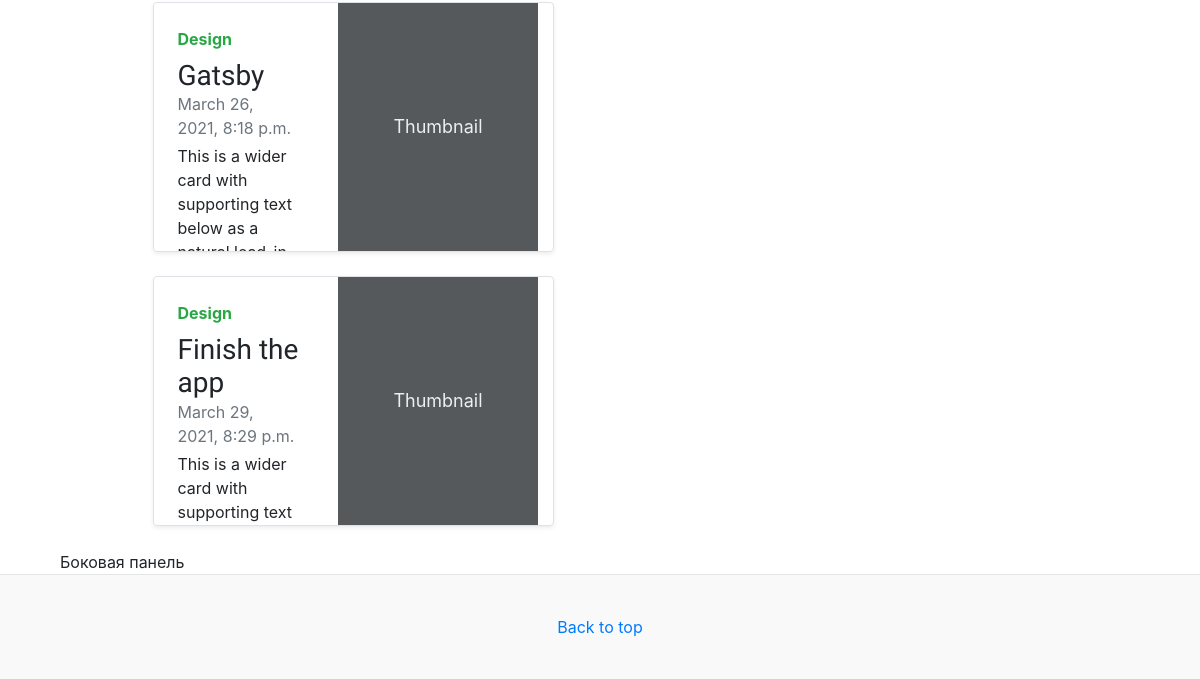
The app's page / (lower part), older data.
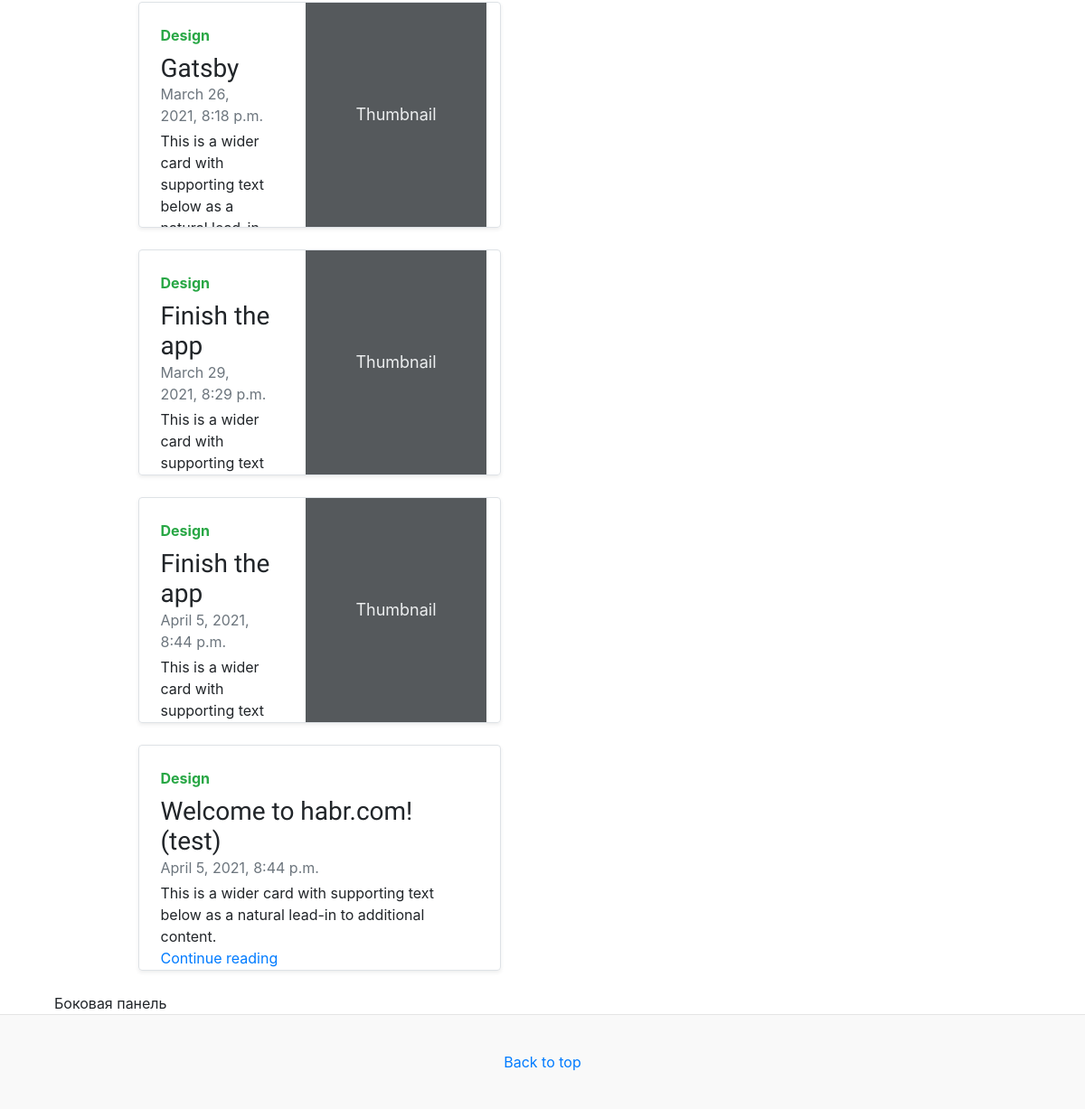
The same page, newer data.
### core/models.py (models this page shows, shortened)
class Article(models.Model):
    title = models.CharField(max_length = 255)
    text = models.TextField()
    author = models.ForeignKey(
        to = "Author",
        on_delete = models.SET_NULL,
        null = True, blank = True,
        related_name = "article",
        verbose_name = "Автор"
    )
    readers = models.ManyToManyField(
        to = User,
        related_name = "read_articles",
        blank = True,
    )
    views = models.IntegerField(
        default=0,
        verbose_name="views"
    )
    created_at = models.DateTimeField(
        auto_now_add=True,
        null=True,
    )
    updated_at = models.DateTimeField(auto_now=True)
    is_active = models.BooleanField(default=True)
    picture = models.ImageField(upload_to="articles_image", null=True, blank=True, verbose_name="Picture name")

### core/views.py (the view)
# urls.py: path("", articles, name = "articles"),
def articles(request):
    article_filter = ArticleFilter(request.GET, queryset=Article.objects.all())
    articles = Article.objects.all()
    return render(
        request,
        "articles.html",
        {"articles": articles}
    )

### core/templates/articles.html (shortened to what this page needs)
{% extends 'base.html' %}
{% block content %}
    {% for article in articles %}
    <div class="col-md-6">
        <div class="row g-0 border rounded overflow-hidden flex-md-row mb-4 shadow-sm h-md-250 position-relative">
          <div class="col p-4 d-flex flex-column position-static">
            <strong class="d-inline-block mb-2 text-success">Design</strong>
            <h3 class="mb-0">{{ article.title }}</h3>
            <div class="mb-1 text-muted">{{ article.created_at }}</div>
            <p class="mb-auto">This is a wider card with supporting text below as a natural lead-in to additional content.</p>
            <a href="{% url 'article' article.id %}" class="stretched-link">Continue reading</a>
          </div>
            <div class="col-auto d-none d-lg-block">
            <svg class="bd-placeholder-img" width="200" height="250" xmlns="http://www.w3.org/2000/svg" role="img" aria-label="Placeholder: Thumbnail" preserveAspectRatio="xMidYMid slice" focusable="false"><title>Placeholder</title><rect width="100%" height="100%" fill="#55595c"/><text x="50%" y="50%" fill="#eceeef" dy=".3em">Thumbnail</text></svg>
            </div>
          </div>
          </div>
    {% endfor %}
{% endblock %}

Row changes from the older to the newer data that the page shows:
added Article: title "Finish the app", created_at "April 5, 2021, 8:44 p.m."
added Article: title "Welcome to habr.com! (test)", created_at "April 5, 2021, 8:44 p.m."
